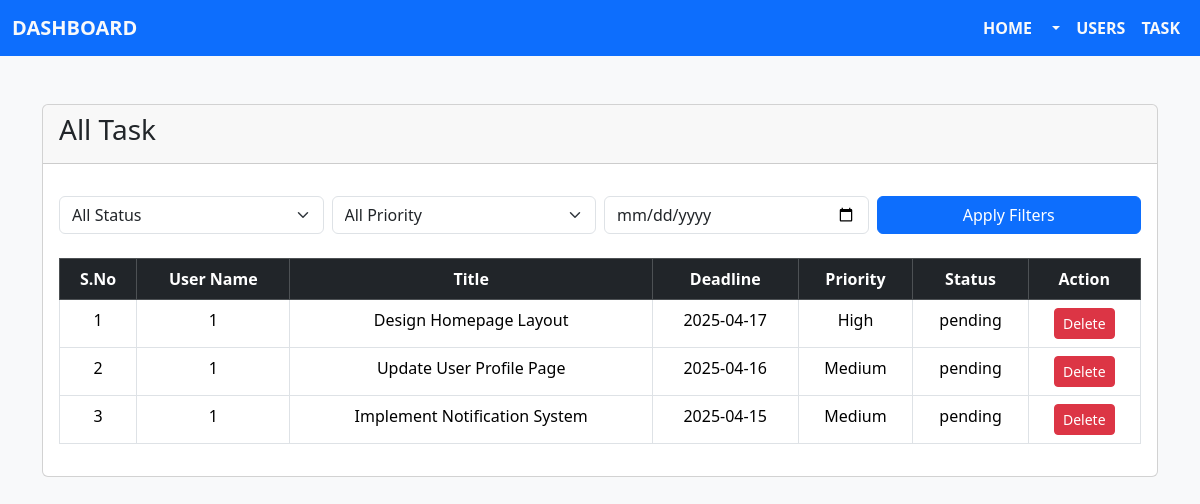
/admin/alltask.php, run on the app's committed database.
### tables this page shows
CREATE TABLE IF NOT EXISTS `tasks` (
  `id` int NOT NULL AUTO_INCREMENT,
  `user_id` int NOT NULL,
  `title` varchar(255) NOT NULL,
  `deadline` date NOT NULL,
  `priority` enum('High','Medium','Low') NOT NULL,
  `status` varchar(50) NOT NULL DEFAULT 'Pending',
  PRIMARY KEY (`id`),
  KEY `user_id` (`user_id`)
);

### admin/alltask.php (the view, shortened to what this page needs)
<!doctype html>
<html lang="en">
<head>
    <link href="https://cdn.jsdelivr.net/npm/bootstrap@5.3.5/dist/css/bootstrap.min.css" rel="stylesheet">
</head>
<body class=" bg-light">
    <div class="container-fluid ">
        <div class="row">
            <div class="col-sm-12 p-0">
                <nav class="navbar navbar-expand-lg bg-primary ">
                    <div class="container-fluid">
                        <a class="navbar-brand fw-bold text-light text-uppercase" href="dashboard.php">Dashboard</a>
                        <div class="collapse navbar-collapse" id="navbarSupportedContent">
                            <ul class="navbar-nav ms-auto mb-2 mb-lg-0">
                                <li class="nav-item">
                                    <a class="nav-link active fw-bold text-uppercase text-light" aria-current="page" href="dashboard.php">Home</a>
                                </li>
                                <li class="nav-item dropdown">
                                    <a class="nav-link dropdown-toggle  fw-bold text-uppercase text-light" href="#" role="button" data-bs-toggle="dropdown" aria-expanded="false">
                                    </a>
                                </li>
                                <li class="nav-item">
                                    <a class="nav-link fw-bold text-uppercase text-light" href="dashboard.php">Users</a>
                                </li>
                                <li class="nav-item">
                                    <a class="nav-link fw-bold text-uppercase text-light" href="alltask.php">Task</a>
                                </li>
                            </ul>
                        </div>
                    </div>
                </nav>
            </div>
        </div>
    </div>
    <div class="container">
        <div class="row">
            <div class="col-sm-12 mt-5">
                <div class="card shodow">
                    <div class="card-header">
                        <h3>All Task</h3>
                    </div>
                    <div class="card-body">
                        <div class="my-3 ">
                            <form method="get" class="row g-2 mb-4">
                                <div class="col-md-3">
                                    <select name="status" class="form-select">
                                        <option value="">All Status</option>
                                    </select>
                                </div>
                                <div class="col-md-3">
                                    <select name="priority" class="form-select">
                                        <option value="">All Priority</option>
                                    </select>
                                </div>
                                <div class="col-md-3">
                                    <input type="date" name="deadline" value="<?= $_GET['deadline'] ?? '' ?>" class="form-control">
                                </div>
                                <div class="col-md-3 d-grid">
                                    <button type="submit" class="btn btn-primary">Apply Filters</button>
                                </div>
                            </form>
                        </div>
                        <div class="table-table-responsive">
                            <table class="table table-bordered text-center">
                                <?php
                                require_once '../includes/db.php';
                                $query = "SELECT * FROM tasks WHERE 1=1";
                                $params = [];
                                $stmt = $conn->prepare($query);
                                $stmt->execute($params);
                                $tasks = $stmt->fetchAll();
                                ?>
                                <thead class="table-dark">
                                    <tr>
                                        <th>S.No</th>
                                        <th>User Name</th>
                                        <th>Title</th>
                                        <th>Deadline</th>
                                        <th>Priority</th>
                                        <th>Status</th>
                                        <th>Action</th>
                                    </tr>
                                </thead>
                                <tbody>
                                    <?php $i = 1;
                                    foreach ($tasks as $task): ?>
                                        <tr>
                                            <td><?= $i++ ?></td>
                                            <td><?= htmlspecialchars($task['user_id']) ?></td>
                                            <td><?= htmlspecialchars($task['title']) ?></td>
                                            <td><?= htmlspecialchars($task['deadline']) ?></td>
                                            <td><?= htmlspecialchars($task['priority']) ?></td>
                                            <td><?= htmlspecialchars($task['status']) ?></td>
                                            <td>
                                                <a href="delete.php?task_id=<?= $task['id'] ?>" class="btn btn-sm btn-danger delete-task">Delete</a>
                                            </td>
                                        </tr>
                                    <?php endforeach; ?>
                                </tbody>
                            </table>
                        </div>
                    </div>
                </div>
            </div>
        </div>
    </div>
</body>
</html>

### data on the page
tasks: user "1", title "Design Homepage Layout", deadline "2025-04-17", priority "High", status "pending"
tasks: user "1", title "Update User Profile Page", deadline "2025-04-16", priority "Medium", status "pending"
tasks: user "1", title "Implement Notification System", deadline "2025-04-15", priority "Medium", status "pending"
